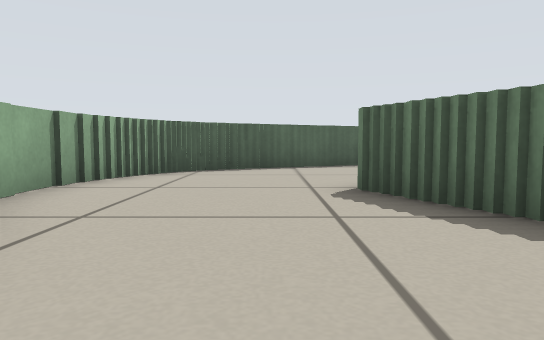
view 1 (above)

21 first-person views from a walk through a robot-simulator world made for Stage. The camera is 0.29 m above the floor, tilts 4° down and sees 70° across. The lines on the ground mark 1 m squares. The floor is counted in squares, 0.5 m on a side. Each view is taken from the middle of a square. On the plan, view 1 faces up. The plan holds only what a view shows up to about 10 squares ahead; the rest is blank. Robots are left out.

view 2
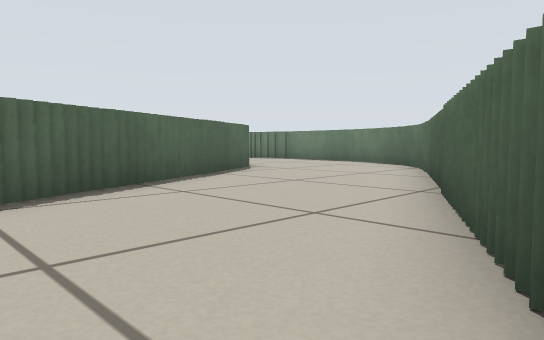

view 3
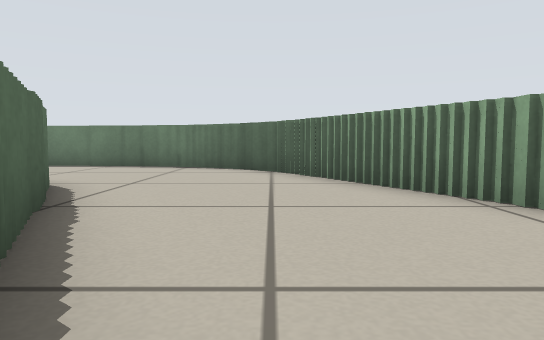

view 4
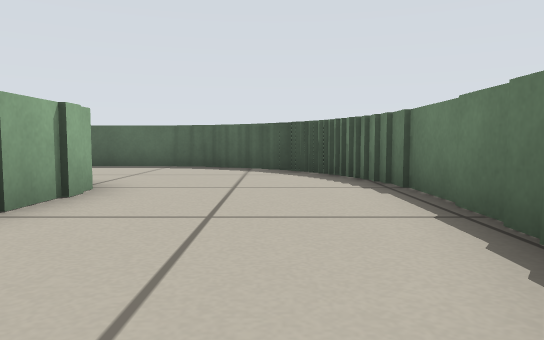

view 5
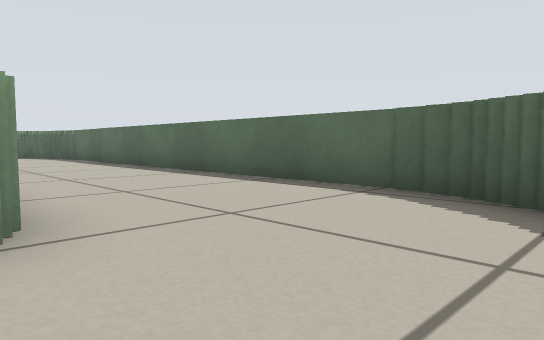

view 6
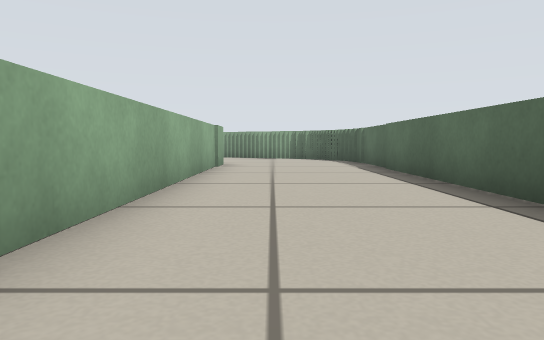

view 7
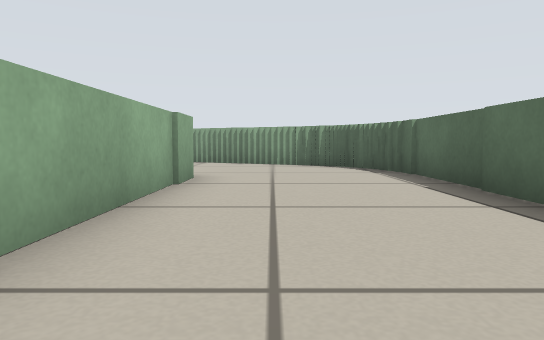

view 8
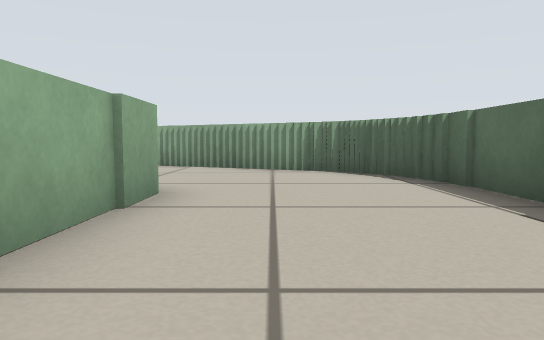

view 9
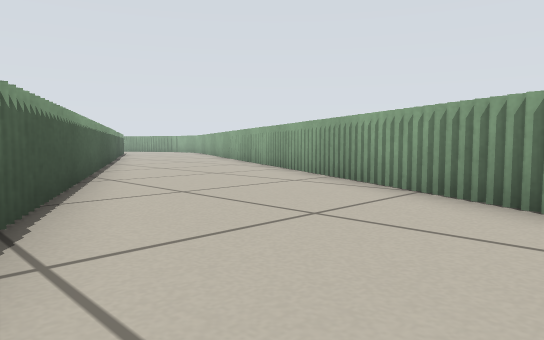

view 10
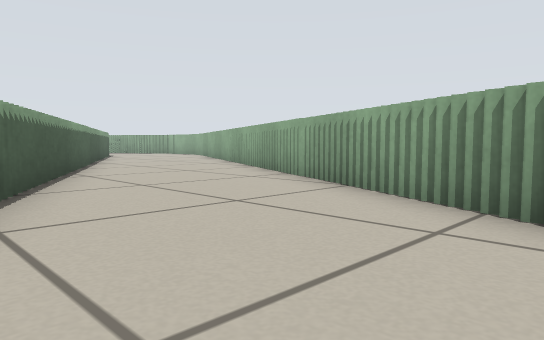

view 11
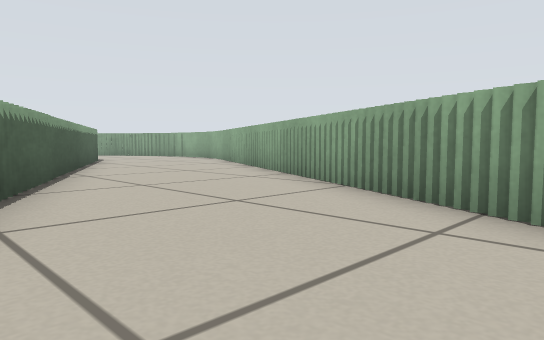

view 12
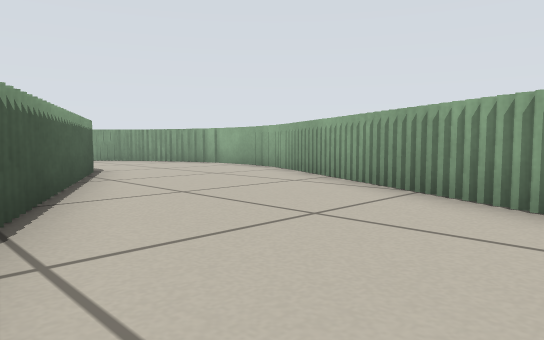

view 13
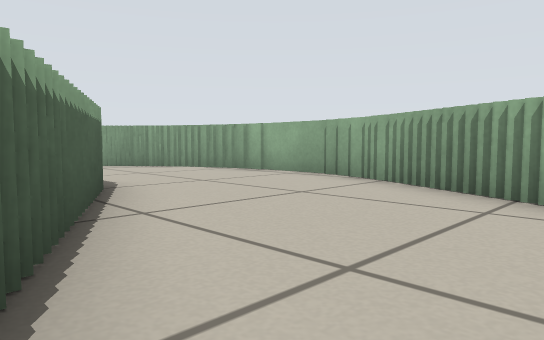

view 14
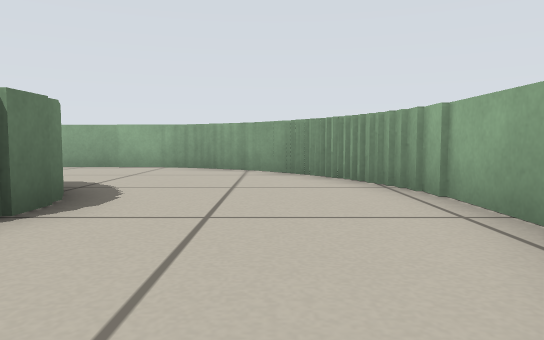

view 15
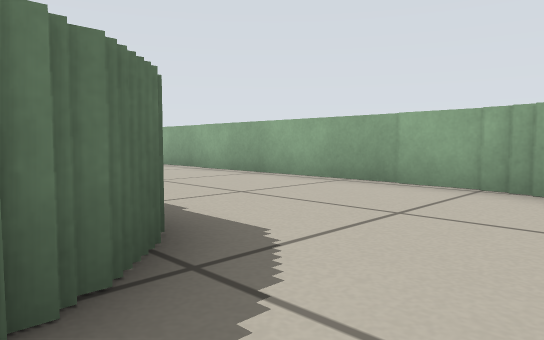

view 16
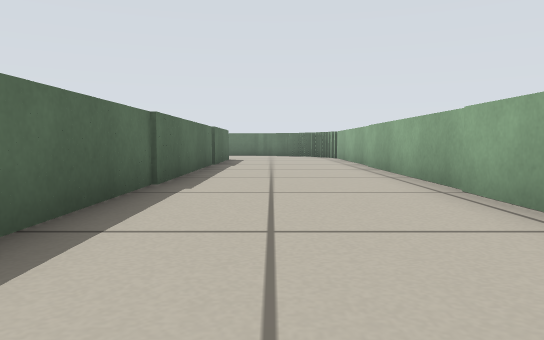

view 17
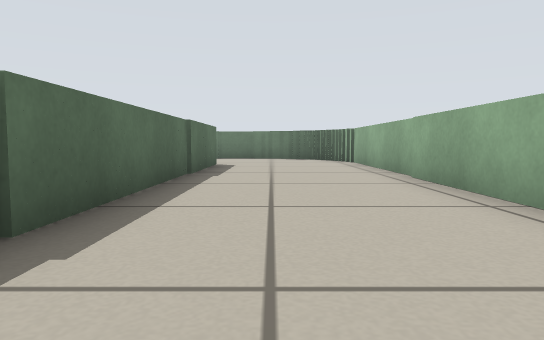

view 18
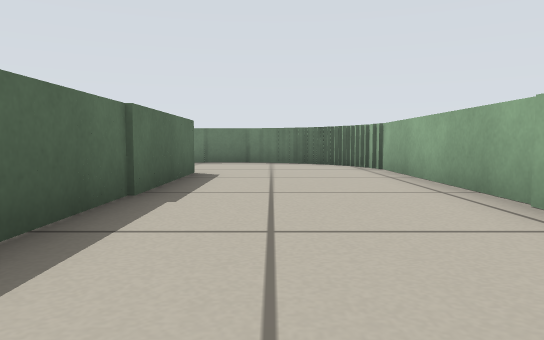

view 19
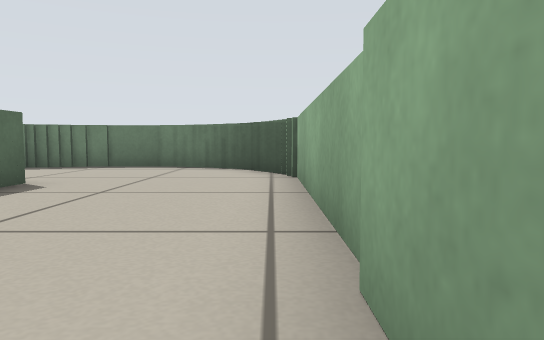

view 20
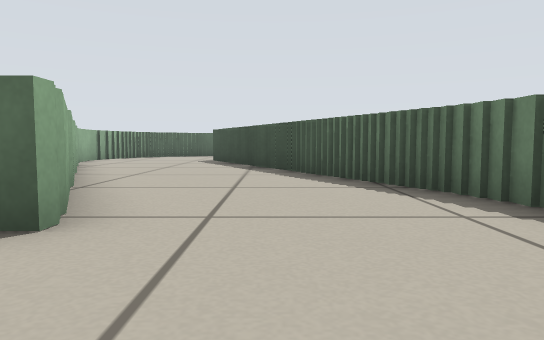

view 21
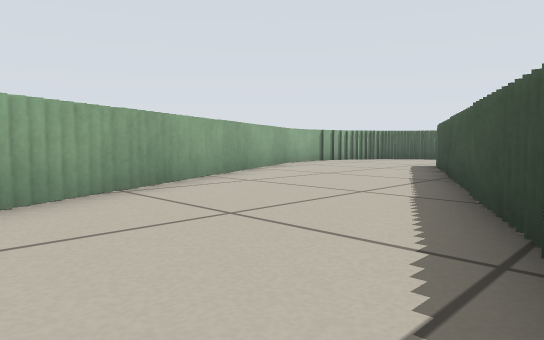

### Floor plan
Key: @ floor where view 1 was taken; # wall or solid block; . floor.
Columns run from 18 left of view 1 to 11 right of it. Each row starts with its distance up from view 1.
 20            ################
 19           ##..............###
 18          ##.................#
 17          #..................##
 16         ##...................#
 15         #....############....#
 14        ##....#          #....#
 13        #....##          #....#
 12       ##....#         ###....#
 11       #....##       ###.....##
 10      ##....#      ###.......#
  9      #....##    ###........##
  8     ##....#    ##........###
  7     #....##    #.......###
  6    ##....#     #.....###
  5    #....##     #....##
  4   ##....#      #....#
  3   #....##       ....##
  2  ##....#        #....#
  1  #....##        #....##
  0 ##....#         ##@...#
 -1 #....##          #....##
 -2 #....#           ##....#
 -3 #...##            #....#
 -4 #...##            ##...##
 -5 #....#  ############....#
 -6 ##......................#
 -7  #.....................##
 -8  ##....................#
 -9   ####................##
-10      ##################

Positions as (right, up) in squares from view 1, and headings:
1: (0, 0), facing up
2: (0, 5), facing up-right
3: (1, 9), facing right
4: (9, 10), facing up
5: (9, 15), facing up-left
6: (6, 17), facing left
7: (2, 17), facing left
8: (0, 17), facing left
9: (-5, 17), facing down-left
10: (-7, 14), facing down-left
11: (-9, 10), facing down-left
12: (-11, 5), facing down-left
13: (-12, 2), facing down-left
14: (-16, 0), facing down
15: (-15, -4), facing down-right
16: (-12, -7), facing right
17: (-9, -7), facing right
18: (-6, -7), facing right
19: (-4, -9), facing right
20: (3, -8), facing up
21: (5, -5), facing up-left
